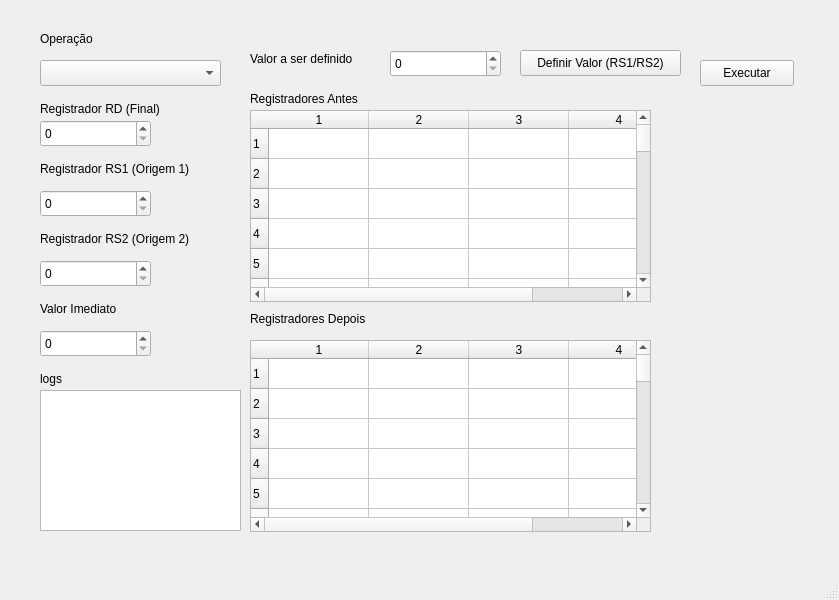
<?xml version="1.0" encoding="UTF-8"?>
<ui version="4.0">
 <class>DemoWindow</class>
 <widget class="QMainWindow" name="DemoWindow">
  <property name="geometry">
   <rect>
    <x>0</x>
    <y>0</y>
    <width>839</width>
    <height>600</height>
   </rect>
  </property>
  <property name="windowTitle">
   <string>MainWindow</string>
  </property>
  <widget class="QWidget" name="centralwidget">
   <widget class="QComboBox" name="comboInstrucao">
    <property name="geometry">
     <rect>
      <x>40</x>
      <y>60</y>
      <width>181</width>
      <height>26</height>
     </rect>
    </property>
   </widget>
   <widget class="QSpinBox" name="spinRd">
    <property name="geometry">
     <rect>
      <x>40</x>
      <y>120</y>
      <width>111</width>
      <height>27</height>
     </rect>
    </property>
   </widget>
   <widget class="QSpinBox" name="spinRs1">
    <property name="geometry">
     <rect>
      <x>40</x>
      <y>190</y>
      <width>111</width>
      <height>27</height>
     </rect>
    </property>
   </widget>
   <widget class="QSpinBox" name="spinRs2">
    <property name="geometry">
     <rect>
      <x>40</x>
      <y>260</y>
      <width>111</width>
      <height>27</height>
     </rect>
    </property>
   </widget>
   <widget class="QLabel" name="label">
    <property name="geometry">
     <rect>
      <x>40</x>
      <y>100</y>
      <width>161</width>
      <height>18</height>
     </rect>
    </property>
    <property name="text">
     <string>Registrador RD (Final)</string>
    </property>
   </widget>
   <widget class="QLabel" name="label_2">
    <property name="geometry">
     <rect>
      <x>40</x>
      <y>160</y>
      <width>191</width>
      <height>18</height>
     </rect>
    </property>
    <property name="text">
     <string>Registrador RS1 (Origem 1)</string>
    </property>
   </widget>
   <widget class="QLabel" name="label_3">
    <property name="geometry">
     <rect>
      <x>40</x>
      <y>230</y>
      <width>191</width>
      <height>18</height>
     </rect>
    </property>
    <property name="text">
     <string>Registrador RS2 (Origem 2)</string>
    </property>
   </widget>
   <widget class="QLabel" name="label_4">
    <property name="geometry">
     <rect>
      <x>40</x>
      <y>30</y>
      <width>66</width>
      <height>18</height>
     </rect>
    </property>
    <property name="text">
     <string>Operação</string>
    </property>
   </widget>
   <widget class="QLabel" name="label_5">
    <property name="geometry">
     <rect>
      <x>40</x>
      <y>300</y>
      <width>101</width>
      <height>18</height>
     </rect>
    </property>
    <property name="text">
     <string>Valor Imediato</string>
    </property>
   </widget>
   <widget class="QSpinBox" name="spinImm">
    <property name="geometry">
     <rect>
      <x>40</x>
      <y>330</y>
      <width>111</width>
      <height>27</height>
     </rect>
    </property>
   </widget>
   <widget class="QTextEdit" name="logView">
    <property name="geometry">
     <rect>
      <x>40</x>
      <y>390</y>
      <width>201</width>
      <height>141</height>
     </rect>
    </property>
   </widget>
   <widget class="QLabel" name="label_6">
    <property name="geometry">
     <rect>
      <x>40</x>
      <y>370</y>
      <width>66</width>
      <height>18</height>
     </rect>
    </property>
    <property name="text">
     <string>logs</string>
    </property>
   </widget>
   <widget class="QLabel" name="label_7">
    <property name="geometry">
     <rect>
      <x>250</x>
      <y>90</y>
      <width>151</width>
      <height>18</height>
     </rect>
    </property>
    <property name="text">
     <string>Registradores Antes</string>
    </property>
   </widget>
   <widget class="QLabel" name="label_8">
    <property name="geometry">
     <rect>
      <x>250</x>
      <y>310</y>
      <width>151</width>
      <height>18</height>
     </rect>
    </property>
    <property name="text">
     <string>Registradores Depois</string>
    </property>
   </widget>
   <widget class="QPushButton" name="execButton">
    <property name="geometry">
     <rect>
      <x>700</x>
      <y>60</y>
      <width>94</width>
      <height>26</height>
     </rect>
    </property>
    <property name="text">
     <string>Executar</string>
    </property>
   </widget>
   <widget class="QPushButton" name="setRegButton">
    <property name="geometry">
     <rect>
      <x>520</x>
      <y>50</y>
      <width>161</width>
      <height>26</height>
     </rect>
    </property>
    <property name="text">
     <string>Definir Valor (RS1/RS2)</string>
    </property>
   </widget>
   <widget class="QSpinBox" name="spinRegValor">
    <property name="geometry">
     <rect>
      <x>390</x>
      <y>50</y>
      <width>111</width>
      <height>27</height>
     </rect>
    </property>
   </widget>
   <widget class="QLabel" name="label_9">
    <property name="geometry">
     <rect>
      <x>250</x>
      <y>50</y>
      <width>131</width>
      <height>18</height>
     </rect>
    </property>
    <property name="text">
     <string>Valor a ser definido</string>
    </property>
   </widget>
   <widget class="QTableWidget" name="registersTableAntes">
    <property name="geometry">
     <rect>
      <x>250</x>
      <y>110</y>
      <width>401</width>
      <height>192</height>
     </rect>
    </property>
    <property name="rowCount">
     <number>33</number>
    </property>
    <property name="columnCount">
     <number>4</number>
    </property>
    <row/>
    <row/>
    <row/>
    <row/>
    <row/>
    <row/>
    <row/>
    <row/>
    <row/>
    <row/>
    <row/>
    <row/>
    <row/>
    <row/>
    <row/>
    <row/>
    <row/>
    <row/>
    <row/>
    <row/>
    <row/>
    <row/>
    <row/>
    <row/>
    <row/>
    <row/>
    <row/>
    <row/>
    <row/>
    <row/>
    <row/>
    <row/>
    <row/>
    <column/>
    <column/>
    <column/>
    <column/>
   </widget>
   <widget class="QTableWidget" name="registersTableDepois">
    <property name="geometry">
     <rect>
      <x>250</x>
      <y>340</y>
      <width>401</width>
      <height>192</height>
     </rect>
    </property>
    <property name="rowCount">
     <number>33</number>
    </property>
    <property name="columnCount">
     <number>4</number>
    </property>
    <row/>
    <row/>
    <row/>
    <row/>
    <row/>
    <row/>
    <row/>
    <row/>
    <row/>
    <row/>
    <row/>
    <row/>
    <row/>
    <row/>
    <row/>
    <row/>
    <row/>
    <row/>
    <row/>
    <row/>
    <row/>
    <row/>
    <row/>
    <row/>
    <row/>
    <row/>
    <row/>
    <row/>
    <row/>
    <row/>
    <row/>
    <row/>
    <row/>
    <column/>
    <column/>
    <column/>
    <column/>
   </widget>
  </widget>
  <widget class="QMenuBar" name="menubar">
   <property name="geometry">
    <rect>
     <x>0</x>
     <y>0</y>
     <width>839</width>
     <height>33</height>
    </rect>
   </property>
  </widget>
  <widget class="QStatusBar" name="statusbar"/>
 </widget>
 <resources/>
 <connections/>
</ui>
